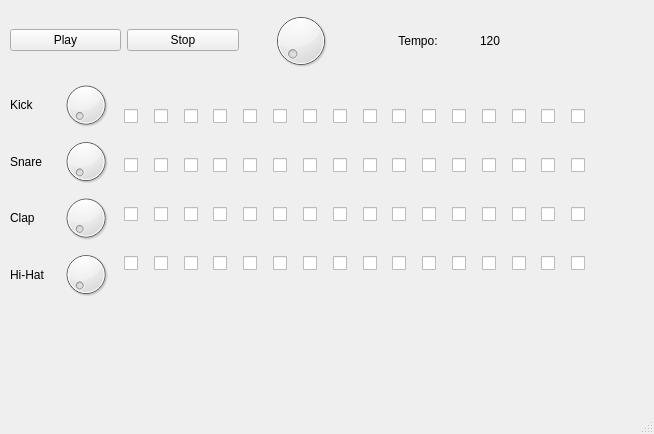
<?xml version="1.0" encoding="UTF-8"?>
<ui version="4.0">
 <class>MainWindow</class>
 <widget class="QMainWindow" name="MainWindow">
  <property name="geometry">
   <rect>
    <x>0</x>
    <y>0</y>
    <width>654</width>
    <height>434</height>
   </rect>
  </property>
  <property name="windowTitle">
   <string>MainWindow</string>
  </property>
  <widget class="QWidget" name="centralwidget">
   <widget class="QWidget" name="gridLayoutWidget_2">
    <property name="geometry">
     <rect>
      <x>10</x>
      <y>10</y>
      <width>581</width>
      <height>61</height>
     </rect>
    </property>
    <layout class="QGridLayout" name="PlayButtons">
     <item row="0" column="4">
      <widget class="QLabel" name="label_2">
       <property name="text">
        <string>120</string>
       </property>
       <property name="alignment">
        <set>Qt::AlignLeading|Qt::AlignLeft|Qt::AlignVCenter</set>
       </property>
      </widget>
     </item>
     <item row="0" column="0">
      <widget class="QPushButton" name="pushButton">
       <property name="text">
        <string>Play</string>
       </property>
      </widget>
     </item>
     <item row="0" column="3">
      <widget class="QLabel" name="label">
       <property name="text">
        <string>Tempo:</string>
       </property>
       <property name="alignment">
        <set>Qt::AlignCenter</set>
       </property>
      </widget>
     </item>
     <item row="0" column="1">
      <widget class="QPushButton" name="pushButton_2">
       <property name="text">
        <string>Stop</string>
       </property>
      </widget>
     </item>
     <item row="0" column="2">
      <widget class="QDial" name="dial"/>
     </item>
    </layout>
   </widget>
   <widget class="QWidget" name="gridLayoutWidget_3">
    <property name="geometry">
     <rect>
      <x>124</x>
      <y>81</y>
      <width>471</width>
      <height>221</height>
     </rect>
    </property>
    <layout class="QGridLayout" name="mainGridLayout">
     <item row="2" column="1">
      <layout class="QGridLayout" name="instrumentGridLayout_3">
       <item row="0" column="6">
        <widget class="QCheckBox" name="checkBox_25">
         <property name="text">
          <string/>
         </property>
         <property name="iconSize">
          <size>
           <width>20</width>
           <height>20</height>
          </size>
         </property>
        </widget>
       </item>
       <item row="0" column="3">
        <widget class="QCheckBox" name="checkBox_26">
         <property name="text">
          <string/>
         </property>
         <property name="iconSize">
          <size>
           <width>20</width>
           <height>20</height>
          </size>
         </property>
        </widget>
       </item>
       <item row="0" column="13">
        <widget class="QCheckBox" name="checkBox_27">
         <property name="text">
          <string/>
         </property>
         <property name="iconSize">
          <size>
           <width>20</width>
           <height>20</height>
          </size>
         </property>
        </widget>
       </item>
       <item row="0" column="15">
        <widget class="QCheckBox" name="checkBox_28">
         <property name="text">
          <string/>
         </property>
         <property name="iconSize">
          <size>
           <width>20</width>
           <height>20</height>
          </size>
         </property>
        </widget>
       </item>
       <item row="0" column="5">
        <widget class="QCheckBox" name="checkBox_29">
         <property name="text">
          <string/>
         </property>
         <property name="iconSize">
          <size>
           <width>20</width>
           <height>20</height>
          </size>
         </property>
        </widget>
       </item>
       <item row="0" column="10">
        <widget class="QCheckBox" name="checkBox_30">
         <property name="text">
          <string/>
         </property>
         <property name="iconSize">
          <size>
           <width>20</width>
           <height>20</height>
          </size>
         </property>
        </widget>
       </item>
       <item row="0" column="1">
        <widget class="QCheckBox" name="checkBox_31">
         <property name="text">
          <string/>
         </property>
         <property name="iconSize">
          <size>
           <width>20</width>
           <height>20</height>
          </size>
         </property>
        </widget>
       </item>
       <item row="0" column="7">
        <widget class="QCheckBox" name="checkBox_32">
         <property name="text">
          <string/>
         </property>
         <property name="iconSize">
          <size>
           <width>20</width>
           <height>20</height>
          </size>
         </property>
        </widget>
       </item>
       <item row="0" column="14">
        <widget class="QCheckBox" name="checkBox_33">
         <property name="text">
          <string/>
         </property>
         <property name="iconSize">
          <size>
           <width>20</width>
           <height>20</height>
          </size>
         </property>
        </widget>
       </item>
       <item row="0" column="11">
        <widget class="QCheckBox" name="checkBox_34">
         <property name="text">
          <string/>
         </property>
         <property name="iconSize">
          <size>
           <width>20</width>
           <height>20</height>
          </size>
         </property>
        </widget>
       </item>
       <item row="0" column="2">
        <widget class="QCheckBox" name="checkBox_35">
         <property name="text">
          <string/>
         </property>
         <property name="iconSize">
          <size>
           <width>20</width>
           <height>20</height>
          </size>
         </property>
        </widget>
       </item>
       <item row="0" column="9">
        <widget class="QCheckBox" name="checkBox_36">
         <property name="text">
          <string/>
         </property>
         <property name="iconSize">
          <size>
           <width>20</width>
           <height>20</height>
          </size>
         </property>
        </widget>
       </item>
       <item row="0" column="8">
        <widget class="QCheckBox" name="checkBox_37">
         <property name="text">
          <string/>
         </property>
         <property name="iconSize">
          <size>
           <width>20</width>
           <height>20</height>
          </size>
         </property>
        </widget>
       </item>
       <item row="0" column="12">
        <widget class="QCheckBox" name="checkBox_38">
         <property name="text">
          <string/>
         </property>
         <property name="iconSize">
          <size>
           <width>20</width>
           <height>20</height>
          </size>
         </property>
        </widget>
       </item>
       <item row="0" column="0">
        <widget class="QCheckBox" name="checkBox_39">
         <property name="text">
          <string/>
         </property>
         <property name="iconSize">
          <size>
           <width>20</width>
           <height>20</height>
          </size>
         </property>
        </widget>
       </item>
       <item row="0" column="4">
        <widget class="QCheckBox" name="checkBox_40">
         <property name="text">
          <string/>
         </property>
         <property name="iconSize">
          <size>
           <width>20</width>
           <height>20</height>
          </size>
         </property>
        </widget>
       </item>
      </layout>
     </item>
     <item row="0" column="1">
      <layout class="QGridLayout" name="instrumentGridLayout_1">
       <item row="0" column="6">
        <widget class="QCheckBox" name="checkBox_07">
         <property name="text">
          <string/>
         </property>
         <property name="iconSize">
          <size>
           <width>20</width>
           <height>20</height>
          </size>
         </property>
        </widget>
       </item>
       <item row="0" column="3">
        <widget class="QCheckBox" name="checkBox_04">
         <property name="text">
          <string/>
         </property>
         <property name="iconSize">
          <size>
           <width>20</width>
           <height>20</height>
          </size>
         </property>
        </widget>
       </item>
       <item row="0" column="13">
        <widget class="QCheckBox" name="checkBox_14">
         <property name="text">
          <string/>
         </property>
         <property name="iconSize">
          <size>
           <width>20</width>
           <height>20</height>
          </size>
         </property>
        </widget>
       </item>
       <item row="0" column="15">
        <widget class="QCheckBox" name="checkBox_16">
         <property name="text">
          <string/>
         </property>
         <property name="iconSize">
          <size>
           <width>20</width>
           <height>20</height>
          </size>
         </property>
        </widget>
       </item>
       <item row="0" column="5">
        <widget class="QCheckBox" name="checkBox_06">
         <property name="text">
          <string/>
         </property>
         <property name="iconSize">
          <size>
           <width>20</width>
           <height>20</height>
          </size>
         </property>
        </widget>
       </item>
       <item row="0" column="10">
        <widget class="QCheckBox" name="checkBox_11">
         <property name="text">
          <string/>
         </property>
         <property name="iconSize">
          <size>
           <width>20</width>
           <height>20</height>
          </size>
         </property>
        </widget>
       </item>
       <item row="0" column="1">
        <widget class="QCheckBox" name="checkBox_02">
         <property name="text">
          <string/>
         </property>
         <property name="iconSize">
          <size>
           <width>20</width>
           <height>20</height>
          </size>
         </property>
        </widget>
       </item>
       <item row="0" column="7">
        <widget class="QCheckBox" name="checkBox_08">
         <property name="text">
          <string/>
         </property>
         <property name="iconSize">
          <size>
           <width>20</width>
           <height>20</height>
          </size>
         </property>
        </widget>
       </item>
       <item row="0" column="14">
        <widget class="QCheckBox" name="checkBox_15">
         <property name="text">
          <string/>
         </property>
         <property name="iconSize">
          <size>
           <width>20</width>
           <height>20</height>
          </size>
         </property>
        </widget>
       </item>
       <item row="0" column="11">
        <widget class="QCheckBox" name="checkBox_12">
         <property name="text">
          <string/>
         </property>
         <property name="iconSize">
          <size>
           <width>20</width>
           <height>20</height>
          </size>
         </property>
        </widget>
       </item>
       <item row="0" column="2">
        <widget class="QCheckBox" name="checkBox_03">
         <property name="text">
          <string/>
         </property>
         <property name="iconSize">
          <size>
           <width>20</width>
           <height>20</height>
          </size>
         </property>
        </widget>
       </item>
       <item row="0" column="9">
        <widget class="QCheckBox" name="checkBox_10">
         <property name="text">
          <string/>
         </property>
         <property name="iconSize">
          <size>
           <width>20</width>
           <height>20</height>
          </size>
         </property>
        </widget>
       </item>
       <item row="0" column="8">
        <widget class="QCheckBox" name="checkBox_09">
         <property name="text">
          <string/>
         </property>
         <property name="iconSize">
          <size>
           <width>20</width>
           <height>20</height>
          </size>
         </property>
        </widget>
       </item>
       <item row="0" column="12">
        <widget class="QCheckBox" name="checkBox_13">
         <property name="text">
          <string/>
         </property>
         <property name="iconSize">
          <size>
           <width>20</width>
           <height>20</height>
          </size>
         </property>
        </widget>
       </item>
       <item row="0" column="0">
        <widget class="QCheckBox" name="checkBox_01">
         <property name="text">
          <string/>
         </property>
         <property name="iconSize">
          <size>
           <width>20</width>
           <height>20</height>
          </size>
         </property>
        </widget>
       </item>
       <item row="0" column="4">
        <widget class="QCheckBox" name="checkBox_05">
         <property name="text">
          <string/>
         </property>
         <property name="iconSize">
          <size>
           <width>20</width>
           <height>20</height>
          </size>
         </property>
        </widget>
       </item>
      </layout>
     </item>
     <item row="3" column="1">
      <layout class="QGridLayout" name="instrumentGridLayout_4">
       <item row="0" column="6">
        <widget class="QCheckBox" name="checkBox_41">
         <property name="text">
          <string/>
         </property>
         <property name="iconSize">
          <size>
           <width>20</width>
           <height>20</height>
          </size>
         </property>
        </widget>
       </item>
       <item row="0" column="3">
        <widget class="QCheckBox" name="checkBox_42">
         <property name="text">
          <string/>
         </property>
         <property name="iconSize">
          <size>
           <width>20</width>
           <height>20</height>
          </size>
         </property>
        </widget>
       </item>
       <item row="0" column="13">
        <widget class="QCheckBox" name="checkBox_43">
         <property name="text">
          <string/>
         </property>
         <property name="iconSize">
          <size>
           <width>20</width>
           <height>20</height>
          </size>
         </property>
        </widget>
       </item>
       <item row="0" column="15">
        <widget class="QCheckBox" name="checkBox_44">
         <property name="text">
          <string/>
         </property>
         <property name="iconSize">
          <size>
           <width>20</width>
           <height>20</height>
          </size>
         </property>
        </widget>
       </item>
       <item row="0" column="5">
        <widget class="QCheckBox" name="checkBox_45">
         <property name="text">
          <string/>
         </property>
         <property name="iconSize">
          <size>
           <width>20</width>
           <height>20</height>
          </size>
         </property>
        </widget>
       </item>
       <item row="0" column="10">
        <widget class="QCheckBox" name="checkBox_46">
         <property name="text">
          <string/>
         </property>
         <property name="iconSize">
          <size>
           <width>20</width>
           <height>20</height>
          </size>
         </property>
        </widget>
       </item>
       <item row="0" column="1">
        <widget class="QCheckBox" name="checkBox_47">
         <property name="text">
          <string/>
         </property>
         <property name="iconSize">
          <size>
           <width>20</width>
           <height>20</height>
          </size>
         </property>
        </widget>
       </item>
       <item row="0" column="7">
        <widget class="QCheckBox" name="checkBox_48">
         <property name="text">
          <string/>
         </property>
         <property name="iconSize">
          <size>
           <width>20</width>
           <height>20</height>
          </size>
         </property>
        </widget>
       </item>
       <item row="0" column="14">
        <widget class="QCheckBox" name="checkBox_49">
         <property name="text">
          <string/>
         </property>
         <property name="iconSize">
          <size>
           <width>20</width>
           <height>20</height>
          </size>
         </property>
        </widget>
       </item>
       <item row="0" column="11">
        <widget class="QCheckBox" name="checkBox_50">
         <property name="text">
          <string/>
         </property>
         <property name="iconSize">
          <size>
           <width>20</width>
           <height>20</height>
          </size>
         </property>
        </widget>
       </item>
       <item row="0" column="2">
        <widget class="QCheckBox" name="checkBox_51">
         <property name="text">
          <string/>
         </property>
         <property name="iconSize">
          <size>
           <width>20</width>
           <height>20</height>
          </size>
         </property>
        </widget>
       </item>
       <item row="0" column="9">
        <widget class="QCheckBox" name="checkBox_52">
         <property name="text">
          <string/>
         </property>
         <property name="iconSize">
          <size>
           <width>20</width>
           <height>20</height>
          </size>
         </property>
        </widget>
       </item>
       <item row="0" column="8">
        <widget class="QCheckBox" name="checkBox_53">
         <property name="text">
          <string/>
         </property>
         <property name="iconSize">
          <size>
           <width>20</width>
           <height>20</height>
          </size>
         </property>
        </widget>
       </item>
       <item row="0" column="12">
        <widget class="QCheckBox" name="checkBox_54">
         <property name="text">
          <string/>
         </property>
         <property name="iconSize">
          <size>
           <width>20</width>
           <height>20</height>
          </size>
         </property>
        </widget>
       </item>
       <item row="0" column="0">
        <widget class="QCheckBox" name="checkBox_55">
         <property name="text">
          <string/>
         </property>
         <property name="iconSize">
          <size>
           <width>20</width>
           <height>20</height>
          </size>
         </property>
        </widget>
       </item>
       <item row="0" column="4">
        <widget class="QCheckBox" name="checkBox_56">
         <property name="text">
          <string/>
         </property>
         <property name="iconSize">
          <size>
           <width>20</width>
           <height>20</height>
          </size>
         </property>
        </widget>
       </item>
      </layout>
     </item>
     <item row="1" column="1">
      <layout class="QGridLayout" name="instrumentGridLayout_2">
       <item row="0" column="6">
        <widget class="QCheckBox" name="checkBox_8">
         <property name="text">
          <string/>
         </property>
         <property name="iconSize">
          <size>
           <width>20</width>
           <height>20</height>
          </size>
         </property>
        </widget>
       </item>
       <item row="0" column="3">
        <widget class="QCheckBox" name="checkBox_5">
         <property name="text">
          <string/>
         </property>
         <property name="iconSize">
          <size>
           <width>20</width>
           <height>20</height>
          </size>
         </property>
        </widget>
       </item>
       <item row="0" column="13">
        <widget class="QCheckBox" name="checkBox_17">
         <property name="text">
          <string/>
         </property>
         <property name="iconSize">
          <size>
           <width>20</width>
           <height>20</height>
          </size>
         </property>
        </widget>
       </item>
       <item row="0" column="15">
        <widget class="QCheckBox" name="checkBox_18">
         <property name="text">
          <string/>
         </property>
         <property name="iconSize">
          <size>
           <width>20</width>
           <height>20</height>
          </size>
         </property>
        </widget>
       </item>
       <item row="0" column="5">
        <widget class="QCheckBox" name="checkBox_7">
         <property name="text">
          <string/>
         </property>
         <property name="iconSize">
          <size>
           <width>20</width>
           <height>20</height>
          </size>
         </property>
        </widget>
       </item>
       <item row="0" column="10">
        <widget class="QCheckBox" name="checkBox_19">
         <property name="text">
          <string/>
         </property>
         <property name="iconSize">
          <size>
           <width>20</width>
           <height>20</height>
          </size>
         </property>
        </widget>
       </item>
       <item row="0" column="1">
        <widget class="QCheckBox" name="checkBox_3">
         <property name="text">
          <string/>
         </property>
         <property name="iconSize">
          <size>
           <width>20</width>
           <height>20</height>
          </size>
         </property>
        </widget>
       </item>
       <item row="0" column="7">
        <widget class="QCheckBox" name="checkBox_9">
         <property name="text">
          <string/>
         </property>
         <property name="iconSize">
          <size>
           <width>20</width>
           <height>20</height>
          </size>
         </property>
        </widget>
       </item>
       <item row="0" column="14">
        <widget class="QCheckBox" name="checkBox_20">
         <property name="text">
          <string/>
         </property>
         <property name="iconSize">
          <size>
           <width>20</width>
           <height>20</height>
          </size>
         </property>
        </widget>
       </item>
       <item row="0" column="11">
        <widget class="QCheckBox" name="checkBox_21">
         <property name="text">
          <string/>
         </property>
         <property name="iconSize">
          <size>
           <width>20</width>
           <height>20</height>
          </size>
         </property>
        </widget>
       </item>
       <item row="0" column="2">
        <widget class="QCheckBox" name="checkBox_4">
         <property name="text">
          <string/>
         </property>
         <property name="iconSize">
          <size>
           <width>20</width>
           <height>20</height>
          </size>
         </property>
        </widget>
       </item>
       <item row="0" column="9">
        <widget class="QCheckBox" name="checkBox_22">
         <property name="text">
          <string/>
         </property>
         <property name="iconSize">
          <size>
           <width>20</width>
           <height>20</height>
          </size>
         </property>
        </widget>
       </item>
       <item row="0" column="8">
        <widget class="QCheckBox" name="checkBox_23">
         <property name="text">
          <string/>
         </property>
         <property name="iconSize">
          <size>
           <width>20</width>
           <height>20</height>
          </size>
         </property>
        </widget>
       </item>
       <item row="0" column="12">
        <widget class="QCheckBox" name="checkBox_24">
         <property name="text">
          <string/>
         </property>
         <property name="iconSize">
          <size>
           <width>20</width>
           <height>20</height>
          </size>
         </property>
        </widget>
       </item>
       <item row="0" column="0">
        <widget class="QCheckBox" name="checkBox_2">
         <property name="text">
          <string/>
         </property>
         <property name="iconSize">
          <size>
           <width>20</width>
           <height>20</height>
          </size>
         </property>
        </widget>
       </item>
       <item row="0" column="4">
        <widget class="QCheckBox" name="checkBox_6">
         <property name="text">
          <string/>
         </property>
         <property name="iconSize">
          <size>
           <width>20</width>
           <height>20</height>
          </size>
         </property>
        </widget>
       </item>
      </layout>
     </item>
    </layout>
   </widget>
   <widget class="QWidget" name="gridLayoutWidget_7">
    <property name="geometry">
     <rect>
      <x>10</x>
      <y>80</y>
      <width>111</width>
      <height>220</height>
     </rect>
    </property>
    <layout class="QGridLayout" name="gridLayout_6">
     <item row="0" column="0">
      <widget class="QLabel" name="label_3">
       <property name="text">
        <string>Kick</string>
       </property>
      </widget>
     </item>
     <item row="1" column="0">
      <widget class="QLabel" name="label_4">
       <property name="text">
        <string>Snare</string>
       </property>
      </widget>
     </item>
     <item row="2" column="0">
      <widget class="QLabel" name="label_5">
       <property name="text">
        <string>Clap</string>
       </property>
      </widget>
     </item>
     <item row="3" column="0">
      <widget class="QLabel" name="label_6">
       <property name="text">
        <string>Hi-Hat</string>
       </property>
      </widget>
     </item>
     <item row="0" column="1">
      <widget class="QDial" name="dial_2"/>
     </item>
     <item row="1" column="1">
      <widget class="QDial" name="dial_3"/>
     </item>
     <item row="2" column="1">
      <widget class="QDial" name="dial_4"/>
     </item>
     <item row="3" column="1">
      <widget class="QDial" name="dial_5"/>
     </item>
    </layout>
   </widget>
  </widget>
  <widget class="QStatusBar" name="statusbar"/>
 </widget>
 <resources/>
 <connections/>
</ui>
